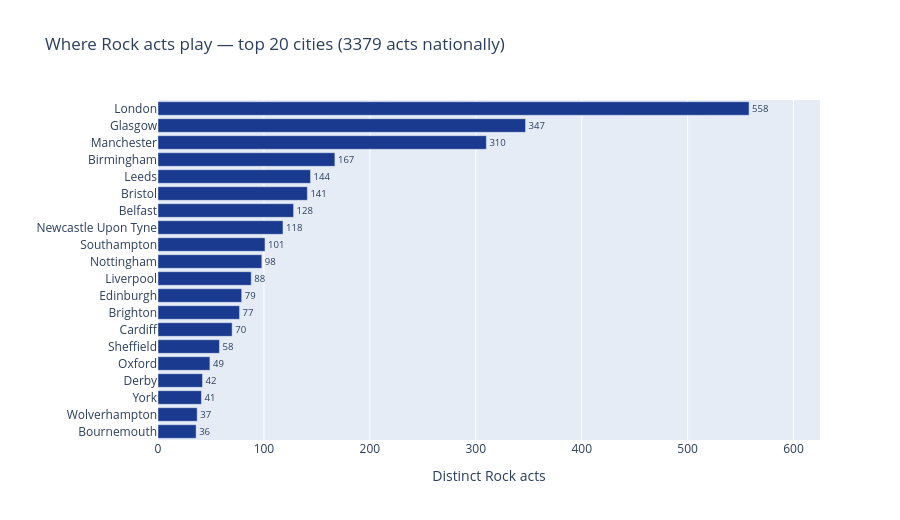

Notebook cell for this chart:
### Code cell
def plot_concentration(genre, top_n=20):
    g = local[local["genre"] == genre]
    d = (g.groupby("city").size()
           .sort_values(ascending=False)
           .head(top_n)
           .to_frame("acts")
           .reset_index())
    d["pct_of_national"] = (d["acts"] / len(g) * 100).round(1)
    d["cumulative"] = d["pct_of_national"].cumsum().round(1)

    fig = px.bar(
        d.sort_values("acts"),
        x="acts", y="city", orientation="h",
        text="acts",
        hover_data={"pct_of_national": ":.1f", "cumulative": ":.1f", "acts": False},
        labels={"acts": f"Distinct {genre} acts", "city": ""},
        title=f"Where {genre} acts play — top {top_n} cities ({len(g)} acts nationally)",
    )
    fig.update_traces(marker_color="#1A3A8F", textposition="outside")
    fig.update_xaxes(range=[0, d["acts"].max() * 1.12])
    fig.update_layout(height=max(400, 26 * len(d)))
    return fig

plot_concentration("Rock").show()

### Figure 1 — Plotly figure (JSON) as saved in the notebook; plotly's stock layout.template omitted (floating-point values rounded to 4 significant figures)
{"data": [{"customdata": [[1.1, 79.7], [1.1, 78.6], [1.2, 77.5], [1.2, 76.3], [1.5, 75.1], [1.7, 73.6], [2.1, 71.9], [2.3, 69.8], [2.3, 67.5], [2.6, 65.2], [2.9, 62.6], [3.0, 59.7], [3.5, 56.7], [3.8, 53.2], [4.2, 49.4], [4.3, 45.2], [4.9, 40.9], [9.2, 36.0], [10.3, 26.8], [16.5, 16.5]], "hovertemplate": "=%{y}<br>pct_of_national=%{customdata[0]:.1f}<br>cumulative=%{customdata[1]:.1f}<extra></extra>", "legendgroup": "", "marker": {"color": "#1A3A8F", "pattern": {"shape": ""}}, "name": "", "orientation": "h", "showlegend": false, "text": [36.0, 37.0, 41.0, 42.0, 49.0, 58.0, 70.0, 77.0, 79.0, 88.0, 98.0, 101.0, 118.0, 128.0, 141.0, 144.0, 167.0, 310.0, 347.0, 558.0], "textposition": "outside", "type": "bar", "x": [36, 37, 41, 42, 49, 58, 70, 77, 79, 88, 98, 101, 118, 128, 141, 144, 167, 310, 347, 558], "xaxis": "x", "y": ["Bournemouth", "Wolverhampton", "York", "Derby", "Oxford", "Sheffield", "Cardiff", "Brighton", "Edinburgh", "Liverpool", "Nottingham", "Southampton", "Newcastle Upon Tyne", "Belfast", "Bristol", "Leeds", "Birmingham", "Manchester", "Glasgow", "London"], "yaxis": "y"}], "layout": {"barmode": "relative", "height": 520, "legend": {"tracegroupgap": 0}, "title": {"text": "Where Rock acts play — top 20 cities (3379 acts nationally)"}, "xaxis": {"anchor": "y", "domain": [0, 1], "range": [0, 625.0], "title": {"text": "Distinct Rock acts"}}, "yaxis": {"anchor": "x", "domain": [0, 1], "title": {"text": ""}}}}
